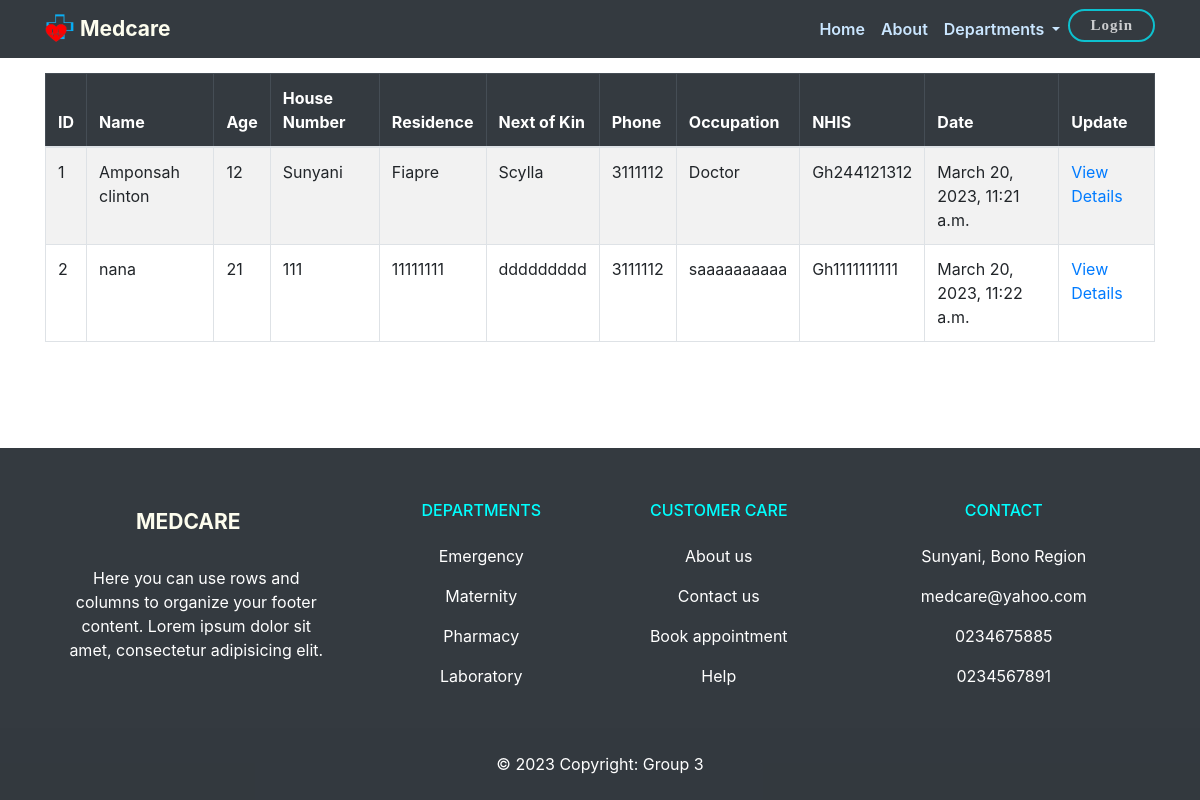
Page /record_list/ on the committed database.
### app/models.py (models this page shows, shortened)
class AddRecord(models.Model):
        GENDER_CHOICES = (
        ('M', 'Male'),
        ('F', 'Female'),
)
        name = models.CharField(max_length=400)
        age = models.IntegerField()
        gender = models.CharField(max_length=1, choices=GENDER_CHOICES)
        House_number = models.CharField(max_length=100)
        Residence = models.CharField(max_length=200)
        Next_of_Kin = models.CharField(max_length=200)
        Phone_number = models.CharField(max_length=200)
        Occupation = models.CharField(max_length=200)
        NHIS_number = models.CharField(max_length=50)
        date = models.DateTimeField(auto_now_add=True)
        Folder_number = models.CharField(max_length=30)

### app/views.py (the view)
# urls.py: path('record_list/', views.record_list, name='record_list'),
def record_list(request):
    obj = AddRecord.objects.all()
    return render(request,'record_list.html', {'obj': obj})

### app/templates/record_list.html (shortened to what this page needs)
{% extends 'base.html' %}
{% load static %}
{% block content%}
<div class="container" style="padding-top: 25px;">
    <br><br>
    <table class="table table-striped table-hover table-bordered">
      <thead class="table-dark">
        <tr>
          <th scope="col">ID</th>
          <th scope="col">Name</th>
          <th scope="col">Age</th>
          <th scope="col">House Number</th>
          <th scope="col">Residence</th>
          <th scope="col">Next of Kin</th>
          <th scope="col">Phone</th>
          <th scope="col">Occupation</th>
          <th scope="col">NHIS</th>
          <th scope="col">Date</th>
          <th scope="col">Update</th>
        </tr>
      </thead>
      <tbody>
    {% if obj %}
      {% for obj in obj %}
        <tr>
          <td>{{ obj.id }}</a></td>
          <td>{{ obj.name }}</td>
          <td>{{ obj.age }} </td>
          <td>{{ obj.House_number }}</td>
          <td>{{ obj.Residence }}</td>
          <td>{{ obj.Next_of_Kin }}</td>
          <td>{{ obj.Phone_number }}</td>
          <td>{{ obj.Occupation }}</td>
          <td>{{ obj.NHIS_number }}</td>
          <td>{{ obj.date }}</td>
          <td><a href="{% url 'record_details' obj.pk %}">View Details</a></td>
        </tr>
      {% endfor %}
      {% endif %}
        </tbody>
      </table>
    </div>
{% endblock %}

### app/templates/base.html (shortened to what this page needs)
{% load static %}
<!doctype html>
<html lang="en">
  <head>
    <link rel="stylesheet" href="{% static 'css/css.css' %}">
    <link rel="stylesheet" href="vendors/fontawesome/css/all.min.css">
    <link rel="stylesheet" href="vendors/owl-carousel/owl.carousel.min.css">
    <link rel="stylesheet" href="https://cdnjs.cloudflare.com/ajax/libs/font-awesome/4.7.0/css/font-awesome.min.css">
    <link rel="stylesheet" href="https://cdn.jsdelivr.net/npm/bootstrap@4.6.2/dist/css/bootstrap.min.css">
  </head>
  <body>
    <nav id="navbar1" class="navbar navbar-expand-md navbar-dark bg-dark fixed-top">
        <div class="container">
            <a class="navbar-brand" href="{% url 'index' %}">
                <img src="{% static 'images/logo.png' %}" width="30" height="30" class="d-inline-block align-top" alt="">
                Medcare
              </a>
       <div class="collapse navbar-collapse" id="navbarSupportedContent1">
         <ul class="nav navbar-nav ml-auto">
            <li class="nav-item"><a class="nav-link" id="active1" href="{% url 'index' %}">Home</a></li>
            <li class="nav-item"><a class="nav-link" id="active2" href="{% url 'about' %}">About</a></li>
            <li class="nav-item dropdown">
              <a class="nav-link dropdown-toggle" href="#" id="navbarDropdown" role="button" data-toggle="dropdown" aria-haspopup="true" aria-expanded="false">
                Departments
              </a>
            </li>
            {% if user.is_authenticated %}
            <li class="nav-item"><a class="nav-link" id="active2" href="{% url 'logout_user' %}">Logout</a></li>
            {% else %}
            <a href="{% url 'login_view' %}">  <button type="button" class="btnz">Login</button></a>
            {% endif %}
        </ul>
        </div>
        </div>
    </nav>
{% block content %}
{% endblock %}
<footer class="text-center text-lg-start bg-dark text-white">
  <section class="" style="padding-top: 5px;">
    <div class="container text-center text-md-start mt-5">
      <div class="row mt-3">
        <div class="col-md-3 col-lg-4 col-xl-3 mx-auto mb-4">
          <h6 class="text-uppercase fw-bold mb-4 navbar-brand">
            Medcare
          </h6>
          <p>
            Here you can use rows and columns to organize your footer content. Lorem ipsum
            dolor sit amet, consectetur adipisicing elit.
          </p>
        </div>
        <div class="col-md-2 col-lg-2 col-xl-2 mx-auto mb-4">
          <h6 class="text-uppercase fw-bold mb-4" style="color: aqua;">
           Departments
          </h6>
          <p>
            <a href="{% url 'Emergency' %}" class="text-reset">Emergency</a>
          </p>
          <p>
            <a href="{% url 'maternity' %}" class="text-reset">Maternity</a>
          </p>
          <p>
            <a href="{% url 'Pharmacy' %}" class="text-reset">Pharmacy</a>
          </p>
          <p>
            <a href="{% url 'Laboratory' %}" class="text-reset">Laboratory</a>
          </p>
        </div>
        <div class="col-md-3 col-lg-2 col-xl-2 mx-auto mb-4">
          <h6 class="text-uppercase fw-bold mb-4"  style="color: aqua;">
           Customer care
          </h6>
          <p>
            <a href="{% url 'about' %}" class="text-reset">About us</a>
          </p>
          <p>
            <a href="{% url 'contact' %}" class="text-reset">Contact us</a>
          </p>
          <p>
            <a href="{% url 'appointment' %}" class="text-reset">Book appointment</a>
          </p>
          <p>
            <a href="#!" class="text-reset">Help</a>
          </p>
        </div>
        <div class="col-md-4 col-lg-3 col-xl-3 mx-auto mb-md-0 mb-4">
          <h6 class="text-uppercase fw-bold mb-4"  style="color: aqua;">Contact</h6>
          <p>Sunyani, Bono Region</p>
          <p>
        <a class="a" href="mailto: medcare@yahoo.com">   medcare@yahoo.com</a>
          </p>
          <p><a class="a" href="tel:0234675885"> 0234675885 </a> </p>
          <p><a class="a" href="tel:0234567891"> 0234567891</a> </p>
        </div>
      </div>
    </div>
  </section>
  <div class="text-center p-4" style="background-color: rgba(0, 0, 0, 0.025);">
    ©  Copyright:
    <a class="text-reset fw-bold" href="#">Group 3</a>
  </div>
</footer>
  </body>
</html>

### app/static/css/css.css (style rules this page uses)
.navbar-brand { font-weight: 700; font-size: 21px !important; color: rgb(253, 253, 238) !important; }
.nav-link { font-size: 16px; color: rgb(202, 230, 255) !important; font-weight: 600; }
.btnz { font-family: Raleway-SemiBold; font-size: 15px; font-weight: 600; color: rgba(255, 255, 255, 0.75); letter-spacing: 1px; padding: 7px 20px !important; line-height: 15px; border: 2px solid rgba(0, 238, 255, 0.75); border-radius: 80px !important; background: transparent; transition: all 0.3s ease 0s; }
.a { text-decoration: none !important; color: #FFF !important; }

### app/templates/record_list.html (style rules this page uses)
body { margin-bottom: 100px; }
footer { position: absolute; bottom: 0; width: 100%; }

### rows in the picture
AddRecord: id "1", name "Amponsah clinton", age "12", House_number "Sunyani", Residence "Fiapre", Next_of_Kin "Scylla", Phone_number "3111112", Occupation "Doctor", NHIS_number "Gh244121312", date "March 20, 2023, 11:21 a.m."
AddRecord: id "2", name "nana", age "21", House_number "111", Residence "11111111", Next_of_Kin "ddddddddd", Phone_number "3111112", Occupation "saaaaaaaaaa", NHIS_number "Gh1111111111", date "March 20, 2023, 11:22 a.m."
